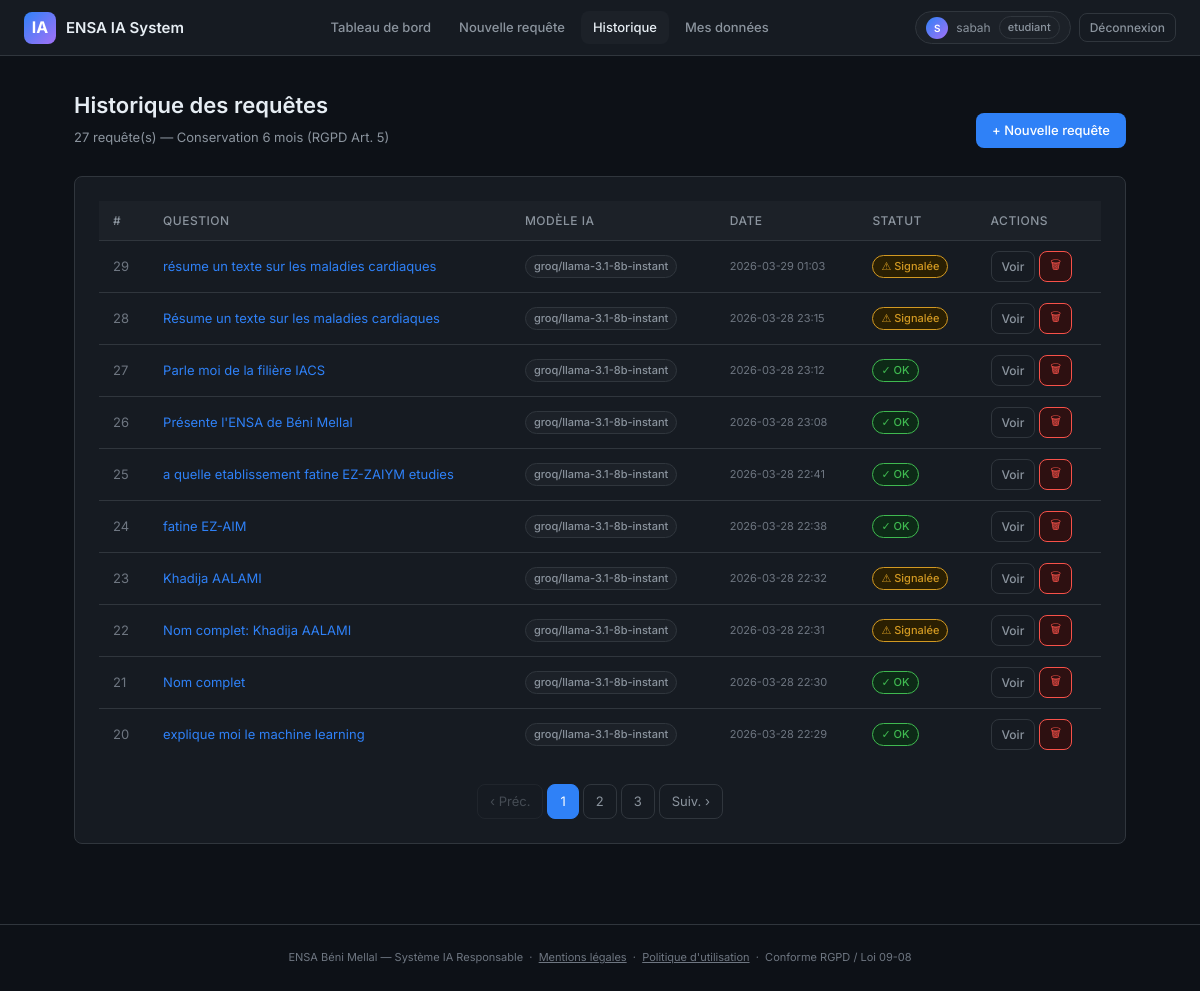
The app's page /history (signed in) with its own data.
### tables this page shows
CREATE TABLE requests (
            id               INTEGER PRIMARY KEY AUTOINCREMENT,
            user_id          INTEGER NOT NULL,
            prompt_preview   TEXT,
            prompt_full      TEXT,
            response_preview TEXT,
            response_full    TEXT,
            model_used       TEXT    DEFAULT 'local',
            is_flagged       INTEGER DEFAULT 0,
            flag_reason      TEXT    DEFAULT '',
            created_at       DATETIME DEFAULT CURRENT_TIMESTAMP, admin_action TEXT DEFAULT NULL, admin_note   TEXT DEFAULT NULL, admin_at     TEXT DEFAULT NULL,
            FOREIGN KEY (user_id) REFERENCES users(id)
        );

### app.py (the view)
@app.route("/history")
@login_required
def history():
    page     = max(1, request.args.get("page", 1, type=int))
    per_page = 10
    offset   = (page - 1) * per_page
    db = get_db()
    total = db.execute(
        "SELECT COUNT(*) FROM requests WHERE user_id=?", (session["user_id"],)
    ).fetchone()[0]
    rows = db.execute(
        """SELECT id, prompt_preview, response_preview, created_at, is_flagged, model_used
           FROM requests WHERE user_id=? ORDER BY created_at DESC LIMIT ? OFFSET ?""",
        (session["user_id"], per_page, offset)
    ).fetchall()
    total_pages = max(1, (total + per_page - 1) // per_page)
    audit("HISTORY_VIEW", detail=f"Page={page}")
    return render_template("history.html", rows=rows, page=page,
                           total_pages=total_pages, total=total)

### app.py (called while the page is built)
def audit(action, user=None, detail=""):
    uid = user or session.get("user_id", "anonyme")
    ip  = request.remote_addr or "inconnu"
    logger.info(f"ACTION={action} | USER={uid} | IP={ip} | DETAIL={detail}")

def login_required(f):
    @wraps(f)
    def decorated(*args, **kwargs):
        if "user_id" not in session:
            flash("Veuillez vous connecter.", "warning")
            return redirect(url_for("login"))
        return f(*args, **kwargs)
    return decorated

### database.py (called while the page is built)
def get_db():
    if "db" not in g:
        g.db = sqlite3.connect(DATABASE)
        g.db.row_factory = sqlite3.Row
        g.db.execute("PRAGMA journal_mode=WAL")
        g.db.execute("PRAGMA foreign_keys=ON")
    return g.db

### templates/history.html (shortened to what this page needs)
{% extends "base.html" %}
{% block content %}
<div class="container">
  <div class="page-header" style="display:flex;justify-content:space-between;align-items:flex-end">
    <div>
      <h1 class="page-title">Historique des requêtes</h1>
      <p class="page-sub">{{ total }} requête(s) — Conservation 6 mois (RGPD Art. 5)</p>
    </div>
    <a href="{{ url_for('ask') }}" class="btn btn-primary">+ Nouvelle requête</a>
  </div>
  <div class="card">
    {% if rows %}
    <div class="table-wrap">
      <table>
        <thead>
          <tr>
            <th>#</th>
            <th>Question</th>
            <th>Modèle IA</th>
            <th>Date</th>
            <th>Statut</th>
            <th>Actions</th>
          </tr>
        </thead>
        <tbody>
          {% for row in rows %}
          <tr>
            <td style="color:var(--text3)">{{ row['id'] }}</td>
            <td>
              <a href="{{ url_for('history_detail', req_id=row['id']) }}" style="color:var(--blue);text-decoration:none">
                {{ row['prompt_preview'][:70] }}{% if row['prompt_preview']|length > 70 %}…{% endif %}
              </a>
            </td>
            <td><span class="badge badge-gray">{{ row['model_used'] }}</span></td>
            <td style="color:var(--text3);font-size:11px;white-space:nowrap">{{ row['created_at'][:16] }}</td>
            <td>
              {% if row['is_flagged'] %}
              <span class="badge badge-yellow">⚠ Signalée</span>
              {% else %}
              <span class="badge badge-green">✓ OK</span>
              {% endif %}
            </td>
            <td>
              <div style="display:flex;gap:4px">
                <a href="{{ url_for('history_detail', req_id=row['id']) }}" class="btn btn-ghost btn-sm">Voir</a>
                <form method="POST" action="{{ url_for('delete_request', req_id=row['id']) }}" onsubmit="return confirm('Supprimer cette requête ?')">
                  <button type="submit" class="btn btn-danger btn-sm">🗑</button>
                </form>
              </div>
            </td>
          </tr>
          {% endfor %}
        </tbody>
      </table>
    </div>
    {% if total_pages > 1 %}
    <div class="pagination">
      <a href="?page={{ page-1 }}" class="page-link {% if page==1 %}disabled{% endif %}">‹ Préc.</a>
      {% for p in range(1, total_pages+1) %}
      <a href="?page={{ p }}" class="page-link {% if p==page %}active{% endif %}">{{ p }}</a>
      {% endfor %}
      <a href="?page={{ page+1 }}" class="page-link {% if page==total_pages %}disabled{% endif %}">Suiv. ›</a>
    </div>
    {% endif %}
    {% else %}
    <div class="empty-state">
      <div class="icon">📂</div>
      <p>Aucune requête dans l'historique.</p>
      <a href="{{ url_for('ask') }}" class="btn btn-primary" style="margin-top:12px">Faire une première requête</a>
    </div>
    {% endif %}
  </div>
</div>
{% endblock %}

### templates/base.html (shortened to what this page needs)
<!DOCTYPE html>
<html lang="fr">
<head>
</head>
<body>
{% if session.user_id %}
<nav class="navbar">
  <a href="{{ url_for('dashboard') }}" class="navbar-brand">
    <div class="logo">IA</div>
    <span>ENSA IA System</span>
  </a>
  <div class="navbar-nav">
    <a href="{{ url_for('dashboard') }}" class="nav-link {% if request.endpoint=='dashboard' %}active{% endif %}">Tableau de bord</a>
    <a href="{{ url_for('ask') }}" class="nav-link {% if request.endpoint=='ask' %}active{% endif %}">Nouvelle requête</a>
    <a href="{{ url_for('history') }}" class="nav-link {% if request.endpoint=='history' %}active{% endif %}">Historique</a>
    <a href="{{ url_for('my_data') }}" class="nav-link {% if request.endpoint=='my_data' %}active{% endif %}">Mes données</a>
  </div>
  <div style="display:flex;align-items:center;gap:8px">
    <div class="nav-user">
      <div class="nav-avatar">{{ session.username[0]|upper }}</div>
      <span>{{ session.username }}</span>
      <span class="badge badge-{% if session.role=='admin' %}red{% elif session.role=='personnel' %}blue{% else %}gray{% endif %}">{{ session.role }}</span>
    </div>
    <a href="{{ url_for('logout') }}" class="btn btn-ghost btn-sm">Déconnexion</a>
  </div>
</nav>
{% endif %}
<main>
  {% block content %}{% endblock %}
</main>
{% if session.user_id %}
<footer style="text-align:center;padding:24px;color:var(--text3);font-size:11px;border-top:1px solid var(--border);margin-top:48px;">
  ENSA Béni Mellal — Système IA Responsable &nbsp;·&nbsp;
  <a href="{{ url_for('legal') }}" style="color:var(--text3)">Mentions légales</a> &nbsp;·&nbsp;
  <a href="{{ url_for('politique') }}" style="color:var(--text3)">Politique d'utilisation</a> &nbsp;·&nbsp;
  Conforme RGPD / Loi 09-08
</footer>
{% endif %}
</body>
</html>

### templates/base.html (style rules this page uses)
:root { --bg: #0d1117; --bg2: #161b22; --bg3: #1c2128; --border: #30363d; --text: #e6edf3; --text2: #8b949e; --text3: #6e7681; --blue: #2f81f7; --blue-dim: #1f6feb; --blue-bg: #0d2440; --green: #3fb950; --green-bg: #0d2a17; --red: #f85149; --red-bg: #2d1011; --yellow: #d29922; --yellow-bg: #2a1f02; --purple: #a371f7; --radius: 8px; --shadow: 0 1px 3px rgba(0,0,0,.4); }
*, *::before, *::after { box-sizing: border-box; margin: 0; padding: 0; }
body { font-family: 'Inter', system-ui, sans-serif; background: var(--bg); color: var(--text); min-height: 100vh; font-size: 14px; line-height: 1.6; }
.navbar { background: var(--bg2); border-bottom: 1px solid var(--border); padding: 0 24px; height: 56px; display: flex; align-items: center; justify-content: space-between; position: sticky; top: 0; z-index: 100; }
.navbar-brand { display: flex; align-items: center; gap: 10px; text-decoration: none; color: var(--text); font-weight: 600; font-size: 15px; }
.navbar-brand .logo { width: 32px; height: 32px; background: linear-gradient(135deg, var(--blue), var(--purple)); border-radius: 8px; display: flex; align-items: center; justify-content: center; font-size: 16px; font-weight: 700; color: white; }
.navbar-nav { display: flex; align-items: center; gap: 4px; }
.nav-link { color: var(--text2); text-decoration: none; padding: 6px 12px; border-radius: var(--radius); font-size: 13px; font-weight: 500; transition: all .15s; }
.nav-link:hover, .nav-link.active { color: var(--text); background: var(--bg3); }
.nav-user { display: flex; align-items: center; gap: 8px; padding: 4px 10px; background: var(--bg3); border: 1px solid var(--border); border-radius: 20px; font-size: 12px; color: var(--text2); }
.nav-avatar { width: 22px; height: 22px; background: linear-gradient(135deg, var(--blue), var(--purple)); border-radius: 50%; display: flex; align-items: center; justify-content: center; font-size: 10px; font-weight: 600; color: white; }
.container { max-width: 1100px; margin: 0 auto; padding: 32px 24px; }
.card { background: var(--bg2); border: 1px solid var(--border); border-radius: var(--radius); padding: 24px; }
.page-header { margin-bottom: 28px; }
.page-title { font-size: 22px; font-weight: 600; margin-bottom: 4px; }
.page-sub { color: var(--text2); font-size: 13px; }
.btn { display: inline-flex; align-items: center; gap: 6px; padding: 7px 16px; border-radius: var(--radius); font-size: 13px; font-weight: 500; cursor: pointer; border: none; text-decoration: none; transition: all .15s; font-family: inherit; }
.btn-primary { background: var(--blue); color: white; }
.btn-danger { background: var(--red-bg); color: var(--red); border: 1px solid var(--red); }
.btn-ghost { background: transparent; color: var(--text2); border: 1px solid var(--border); }
.btn-sm { padding: 4px 10px; font-size: 12px; }
.badge { display: inline-flex; align-items: center; gap: 4px; padding: 2px 8px; border-radius: 20px; font-size: 11px; font-weight: 500; }
.badge-green { background: var(--green-bg); color: var(--green); border: 1px solid var(--green); }
.badge-yellow { background: var(--yellow-bg); color: var(--yellow); border: 1px solid var(--yellow); }
.badge-gray { background: var(--bg3); color: var(--text2); border: 1px solid var(--border); }
.table-wrap { overflow-x: auto; }
table { width: 100%; border-collapse: collapse; }
th, td { padding: 10px 14px; text-align: left; font-size: 13px; border-bottom: 1px solid var(--border); }
th { font-weight: 500; color: var(--text2); background: var(--bg3); font-size: 12px; text-transform: uppercase; letter-spacing: .5px; }
tr:last-child td { border-bottom: none; }
.pagination { display: flex; gap: 4px; align-items: center; justify-content: center; margin-top: 24px; }
.page-link { padding: 6px 12px; border-radius: var(--radius); background: var(--bg2); border: 1px solid var(--border); color: var(--text2); text-decoration: none; font-size: 13px; transition: all .15s; }
.page-link.active { background: var(--blue); border-color: var(--blue); color: white; }
.page-link.disabled { opacity: .4; pointer-events: none; }

### records on screen
requests: id "29", prompt_preview "résume un texte sur les maladies cardiaques", model_used "groq/llama-3.1-8b-instant", created_at "2026-03-29 01:03", is_flagged "⚠ Signalée"
requests: id "28", prompt_preview "Résume un texte sur les maladies cardiaques", model_used "groq/llama-3.1-8b-instant", created_at "2026-03-28 23:15", is_flagged "⚠ Signalée"
requests: id "27", prompt_preview "Parle moi de la filière IACS", model_used "groq/llama-3.1-8b-instant", created_at "2026-03-28 23:12", is_flagged "✓ OK"
requests: id "26", prompt_preview "Présente l'ENSA de Béni Mellal", model_used "groq/llama-3.1-8b-instant", created_at "2026-03-28 23:08", is_flagged "✓ OK"
requests: id "25", prompt_preview "a quelle etablissement fatine EZ-ZAIYM etudies", model_used "groq/llama-3.1-8b-instant", created_at "2026-03-28 22:41", is_flagged "✓ OK"
requests: id "24", prompt_preview "fatine EZ-AIM", model_used "groq/llama-3.1-8b-instant", created_at "2026-03-28 22:38", is_flagged "✓ OK"
requests: id "23", prompt_preview "Khadija AALAMI", model_used "groq/llama-3.1-8b-instant", created_at "2026-03-28 22:32", is_flagged "⚠ Signalée"
requests: id "22", prompt_preview "Nom complet: Khadija AALAMI", model_used "groq/llama-3.1-8b-instant", created_at "2026-03-28 22:31", is_flagged "⚠ Signalée"
requests: id "21", prompt_preview "Nom complet", model_used "groq/llama-3.1-8b-instant", created_at "2026-03-28 22:30", is_flagged "✓ OK"
requests: id "20", prompt_preview "explique moi le machine learning", model_used "groq/llama-3.1-8b-instant", created_at "2026-03-28 22:29", is_flagged "✓ OK"

### other values on screen
{{ session.username[0]|upper }} "S"
{{ session.username }} "sabah"
{{ session.role }} "etudiant"
{{ total }} "27"
{{ p }} "1" "2" "3"
